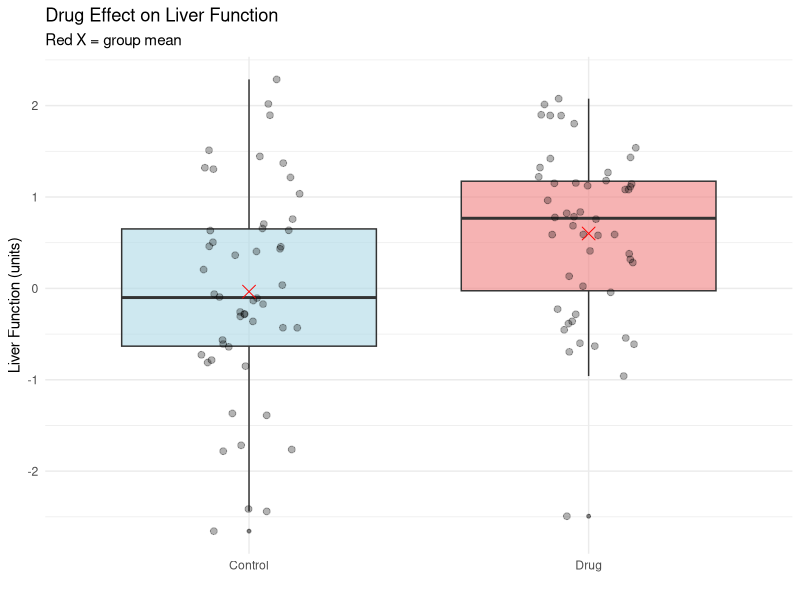
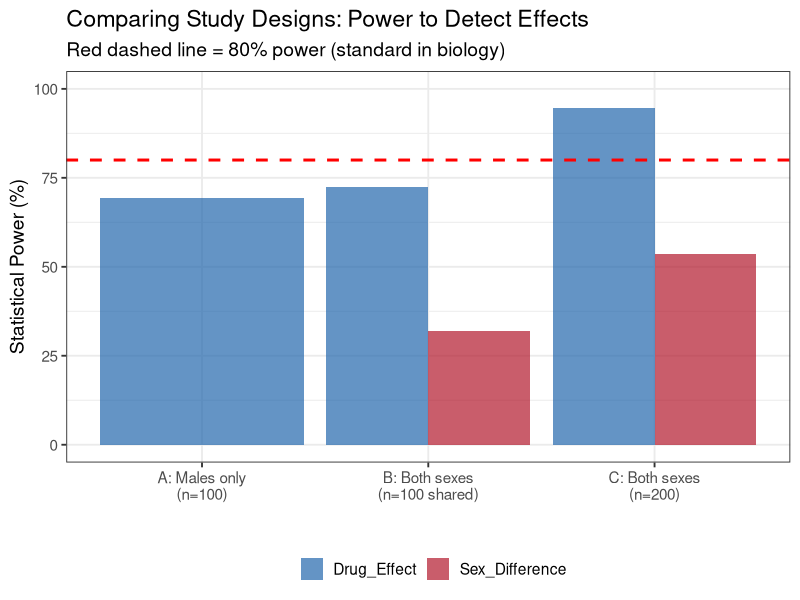
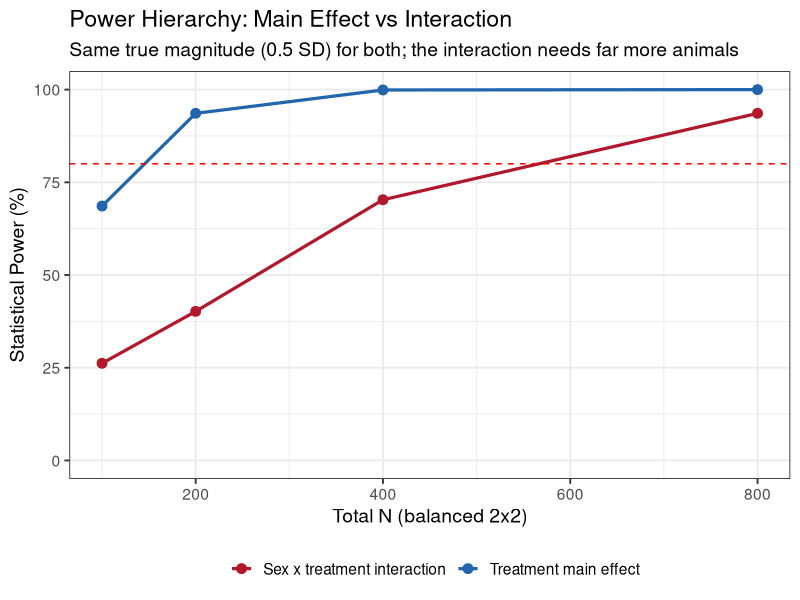

Recreate these plots in R, in order.
## ---- chunk 1
#| message: false
#| warning: false
library(ggplot2)
library(dplyr)
library(tidyr)

# Set a consistent theme
theme_set(theme_bw(base_size = 14))
## ---- chunk 2
#| fig-alt:
#|   - "Boxplot of simulated liver function in control and drug-treated mice. The group distributions overlap, while a red X marks each group mean."
#|   - "Grouped bar chart comparing statistical power for drug and sex effects in a male-only design, a same-size two-sex design, and a larger two-sex design. A dashed line marks 80 percent power."
# KEY MISCONCEPTION ADDRESSED: "Including both sexes doubles sample size"
# Reality: N is SHARED between sexes in exploratory inclusion
# (Gaskill et al. 2025: 80% of researchers held this misconception)
# STEP 1: Look at ONE experiment first, to understand what's happening.

# --- Phase 1: Experimental Design Setup ---
# Define cohort size: N = 100
n_mice <- 100
# Create the treatment vector:
# 0 = Control group (n = 50 mice)
# 1 = Experimental drug-treatment group (n = 50 mice)
treatment <- c(rep(0, 50), rep(1, 50))

# --- Phase 2: Define the biological signal and the noise ---
# Define the biological effect of the drug. On average, treated mice experience
# a 0.5-unit improvement in liver function.
true_drug_effect <- 0.5
# Natural phenotypic variation: inter-individual variability between mice due to
# genetics, environment, or handling.
mouse_sd <- 1.0
# Standardized effect size (Cohen's d) = the signal-to-noise ratio of the treatment effect.
# A value of 0.5 ("medium") means the drug effect is half the size of natural individual
# variation — it works at the group level, but treated and untreated mice still look
# alike one-to-one.
sprintf("Effect size (Cohen's d) = %.2f", true_drug_effect / mouse_sd)

# --- Phase 3: Simulate the data ---
set.seed(42)  # reproducible noise
# Outcome = drug effect (in treated mice) + individual biological variability
liver_function <- true_drug_effect * treatment + rnorm(n_mice, mean = 0, sd = mouse_sd)

# --- Phase 4: Data Wrangling ---
# Create a dataframe and assign factor labels for analysis and plotting.
experiment_data <- data.frame(
  mouse_id = 1:n_mice,
  treatment = factor(treatment, levels = c(0, 1), labels = c("Control", "Drug")),
  liver_function = liver_function
)

# --- Phase 5: Descriptive Statistics ---
# Check group means against the true effect size.
means <- experiment_data %>%
  group_by(treatment) %>%
  summarise(mean_lf = mean(liver_function), .groups = "drop")
sprintf("Control: %.2f | Drug: %.2f | Diff: %.2f",
        means$mean_lf[1], means$mean_lf[2], diff(means$mean_lf))

# Boxplot of the single experiment, with group means marked
p_single <- ggplot(experiment_data, aes(x = treatment, y = liver_function, fill = treatment)) +
  geom_boxplot(alpha = 0.6, outlier.size = 1) +
  geom_jitter(width = 0.15, alpha = 0.3, size = 2) +
  # Automatically calculates and plots the mean as a red 'X'
  stat_summary(fun = mean, geom = "point", color = "red", size = 4, shape = 4) +
  scale_fill_manual(values = c("Control" = "lightblue", "Drug" = "lightcoral")) +
  labs(
    title = "Drug Effect on Liver Function",
    subtitle = "Red X = group mean",
    y = "Liver Function (units)", x = ""
  ) +
  theme_minimal() +               # cleans up the background grid
  theme(legend.position = "none")

print(p_single)

# Run a linear regression to test for differences between treatment groups.
fit_single <- lm(liver_function ~ treatment, data = experiment_data)
# p-value for the treatment effect
p_value_single <- summary(fit_single)$coefficients[2, 4]
sprintf("Experimental p-value: %.4f", p_value_single)

# STEP 2: Simulate the same experiment 1,000 times to determine power. Power is the
# probability of detecting a true biological effect as statistically significant (p < 0.05).
run_one_experiment <- function(n_control = 50, n_drug = 50, true_effect = 0.5) {
  treatment <- c(rep(0, n_control), rep(1, n_drug))
  outcome   <- true_effect * treatment + rnorm(n_control + n_drug, 0, 1)
  fit       <- lm(outcome ~ treatment)
  p_value   <- summary(fit)$coefficients[2, 4]
  detected  <- p_value < 0.05
  return(detected)
}

# Run the experiment 1000 times
results_A <- replicate(1000, run_one_experiment(n_control = 50, n_drug = 50, true_effect = 0.5))
power_A <- mean(results_A)
sprintf("Detected drug effect in %d / 1000 experiments | POWER = %.1f%%",
        sum(results_A), power_A * 100)

# STEP 3: Compare three study designs.
# The function runs many simulated experiments using cohorts of both sexes and
# counts how often it picks up two signals:
#   - the drug effect — does the treatment change liver function?
#   - the sex difference — do males and females have different baseline liver function?
# The three designs:
#   A: 100 males only          (N = 100) — can test the drug, but not sex
#   B: 50 males + 50 females   (N = 100) — same total N, split across sexes
#   C: 100 males + 100 females (N = 200) — both sexes, double the sample size
# Comparing them shows how cohort size and including both sexes change our
# ability to detect each signal.
simulate_power_design <- function(n_male, n_female, true_treatment_effect,
                                   true_sex_effect = 0, n_sims = 1000) {

  # Track, per simulation, whether each main effect was significant (p < 0.05).
  detection <- data.frame(treatment = logical(n_sims), sex = logical(n_sims))

  for (i in 1:n_sims) {
    # Split by sex and randomize treatment within each sex (balanced arms).
    sex <- c(rep(0, n_male), rep(1, n_female))
    treatment <- c(sample(rep(0:1, c(n_male / 2, n_male / 2))),
                   sample(rep(0:1, c(n_female / 2, n_female / 2))))

    # Simulate data: treatment effect + sex difference + noise (no true interaction).
    outcome <- true_treatment_effect * treatment +
               true_sex_effect * sex +
               rnorm(n_male + n_female, 0, 1)

    # Factorial model; each main effect is estimated adjusted for the other.
    pvals <- summary(lm(outcome ~ treatment + sex))$coefficients[, 4]
    detection$treatment[i] <- pvals["treatment"] < 0.05
    detection$sex[i]       <- pvals["sex"] < 0.05
  }

  colMeans(detection)   # power to detect each main effect
}

# Design A — 100 males only: 50 control + 50 drug.
set.seed(42)
power_A_simple <- mean(replicate(1000, {
  y <- 0.5 * c(rep(0, 50), rep(1, 50)) + rnorm(100)
  summary(lm(y ~ c(rep(0, 50), rep(1, 50))))$coefficients[2, 4] < 0.05
}))
sprintf("Design A — drug-effect power: %.1f%%", power_A_simple * 100)

# Designs B and C — both sexes, analysed with the factorial model lm(outcome ~ treatment + sex).
# Reuse simulate_power_design() (true sex effect = 0.3 SD, no true interaction):
#   B: 50 M + 50 F   (N = 100, same total as A)
#   C: 100 M + 100 F (N = 200, confirmatory)
power_B <- simulate_power_design(n_male = 50,  n_female = 50,
                                 true_treatment_effect = 0.5, true_sex_effect = 0.3)
power_C <- simulate_power_design(n_male = 100, n_female = 100,
                                 true_treatment_effect = 0.5, true_sex_effect = 0.3)

# Pull out the scalars used by the plot and summaries below.
power_B_treatment <- power_B["treatment"]; power_B_sex <- power_B["sex"]
power_C_treatment <- power_C["treatment"]; power_C_sex <- power_C["sex"]

sprintf("Design B (N=100) — drug %.1f%%, sex %.1f%%", power_B_treatment * 100, power_B_sex * 100)
sprintf("Design C (N=200) — drug %.1f%%, sex %.1f%%", power_C_treatment * 100, power_C_sex * 100)

# Visualization comparing designs
comparison_data <- data.frame(
  Design = c("A: Males only\n(n=100)",
             "B: Both sexes\n(n=100 shared)",
             "C: Both sexes\n(n=200)"),
  Drug_Effect = c(power_A_simple * 100, power_B_treatment * 100, power_C_treatment * 100),
  Sex_Difference = c(NA, power_B_sex * 100, power_C_sex * 100)
)

plot_data <- comparison_data %>%
  pivot_longer(cols = -Design, names_to = "Outcome", values_to = "Power") %>%
  filter(!is.na(Power))

p_power <- ggplot(plot_data, aes(x = Design, y = Power, fill = Outcome)) +
  geom_col(position = "dodge", alpha = 0.7) +
  geom_hline(yintercept = 80, linetype = "dashed", color = "red", linewidth = 1) +
  scale_fill_manual(values = c("Drug_Effect" = "#2166AC", "Sex_Difference" = "#B2182B")) +
  coord_cartesian(ylim = c(0, 100)) +
  labs(
    title = "Comparing Study Designs: Power to Detect Effects",
    subtitle = "Red dashed line = 80% power (standard in biology)",
    y = "Statistical Power (%)",
    x = "",
    fill = ""
  ) +
  theme(axis.text = element_text(size = 11),
        legend.position = "bottom")

print(p_power)

sprintf(paste0(
  "Design B (N=100 shared): treatment power %.1f%%, sex-difference power %.1f%%. ",
  "Design C (N=200): treatment power %.1f%%, sex-difference power %.1f%%."),
  power_B_treatment * 100, power_B_sex * 100, power_C_treatment * 100, power_C_sex * 100)
## ---- chunk 3
# Re-run designs B and C with a larger true sex effect (0.5 SD instead of 0.3),
# using the same factorial simulator.
set.seed(42)
power_B_alt <- simulate_power_design(n_male = 50,  n_female = 50,
                                     true_treatment_effect = 0.5, true_sex_effect = 0.5)
power_C_alt <- simulate_power_design(n_male = 100, n_female = 100,
                                     true_treatment_effect = 0.5, true_sex_effect = 0.5)

power_B_alt_treatment <- power_B_alt["treatment"]; power_B_alt_sex <- power_B_alt["sex"]
power_C_alt_treatment <- power_C_alt["treatment"]; power_C_alt_sex <- power_C_alt["sex"]

sprintf(paste0(
  "Sex effect 0.3 SD — sex-difference power: Design B %.1f%%, Design C %.1f%%. ",
  "Sex effect 0.5 SD — sex-difference power: Design B %.1f%%, Design C %.1f%%."),
  power_B_sex * 100, power_C_sex * 100,
  power_B_alt_sex * 100, power_C_alt_sex * 100)
## ---- chunk 4
#| fig-alt: "Line chart of statistical power against total sample size. The treatment main-effect line remains above the sex-by-treatment interaction line at every sample size."
# The two sex-specific drug effects that everything below is built from:
effect_male   <- 0.25   # drug effect in males
effect_female <- 0.75   # drug effect in females

# Main effect = the AVERAGE of the two ; Interaction = the DIFFERENCE (gap) between them.
cat(sprintf("Main effect (average) = %.2f  |  Interaction (difference) = %.2f\n",
            (effect_male + effect_female) / 2, effect_female - effect_male))

# We compare power for the main effect and the interaction at the SAME size (0.5 SD),
# each asked with the model that matches the question -- all in 0/1 dummy coding.
# We never read a "main effect" out of a model that also contains an interaction term,
# so there is no reference-coding pitfall (contrast Exercise 3.5 in the next tutorial).

# Q1: does the treatment work ON AVERAGE?  -> additive model, test `treatment`.
power_main_effect <- function(n_per_cell, n_sims = 1000) {
  avg_effect <- (effect_male + effect_female) / 2      # 0.50 -- the average effect
  mean(replicate(n_sims, {
    sex       <- rep(c(0, 1), each = 2 * n_per_cell)     # 0 = Male, 1 = Female
    treatment <- rep(rep(c(0, 1), each = n_per_cell), 2) # 0 = Control, 1 = Treated
    outcome   <- treatment * avg_effect + rnorm(4 * n_per_cell)  # SAME effect in both sexes
    summary(lm(outcome ~ treatment + sex))$coefficients["treatment", "Pr(>|t|)"] < 0.05
  }))
}

# Q2: does the treatment effect DIFFER by sex?  -> interaction model, test `treatment:sex`.
power_interaction <- function(n_per_cell, n_sims = 1000) {
  mean(replicate(n_sims, {
    sex       <- rep(c(0, 1), each = 2 * n_per_cell)     # 0 = Male, 1 = Female
    treatment <- rep(rep(c(0, 1), each = n_per_cell), 2) # 0 = Control, 1 = Treated
    # If treated & male -> 0.25 | if treated & female -> 0.75
    trt_effect <- ifelse(sex == 0, effect_male, effect_female)
    outcome    <- treatment * trt_effect + rnorm(4 * n_per_cell)
    summary(lm(outcome ~ treatment * sex))$coefficients["treatment:sex", "Pr(>|t|)"] < 0.05
  }))
}

set.seed(42)
int_tab <- data.frame(n_per_cell = c(25, 50, 100, 200))
int_tab$total_N     <- int_tab$n_per_cell * 4
int_tab$treatment   <- sapply(int_tab$n_per_cell, power_main_effect) * 100
int_tab$interaction <- sapply(int_tab$n_per_cell, power_interaction) * 100
print(int_tab)

# Two power curves across total N.
int_long <- int_tab %>%
  pivot_longer(c(treatment, interaction), names_to = "Effect", values_to = "Power")

p_int_power <- ggplot(int_long, aes(x = total_N, y = Power, color = Effect, group = Effect)) +
  geom_line(linewidth = 1.1) +
  geom_point(size = 3) +
  geom_hline(yintercept = 80, linetype = "dashed", color = "red") +
  scale_color_manual(values = c("treatment" = "#2166AC", "interaction" = "#B2182B"),
                     labels = c("treatment" = "Treatment main effect",
                                "interaction" = "Sex x treatment interaction")) +
  labs(title = "Power Hierarchy: Main Effect vs Interaction",
       subtitle = "Same true magnitude (0.5 SD) for both; the interaction needs far more animals",
       x = "Total N (balanced 2x2)", y = "Statistical Power (%)", color = "") +
  coord_cartesian(ylim = c(0, 100)) +
  theme(legend.position = "bottom")
print(p_int_power)
